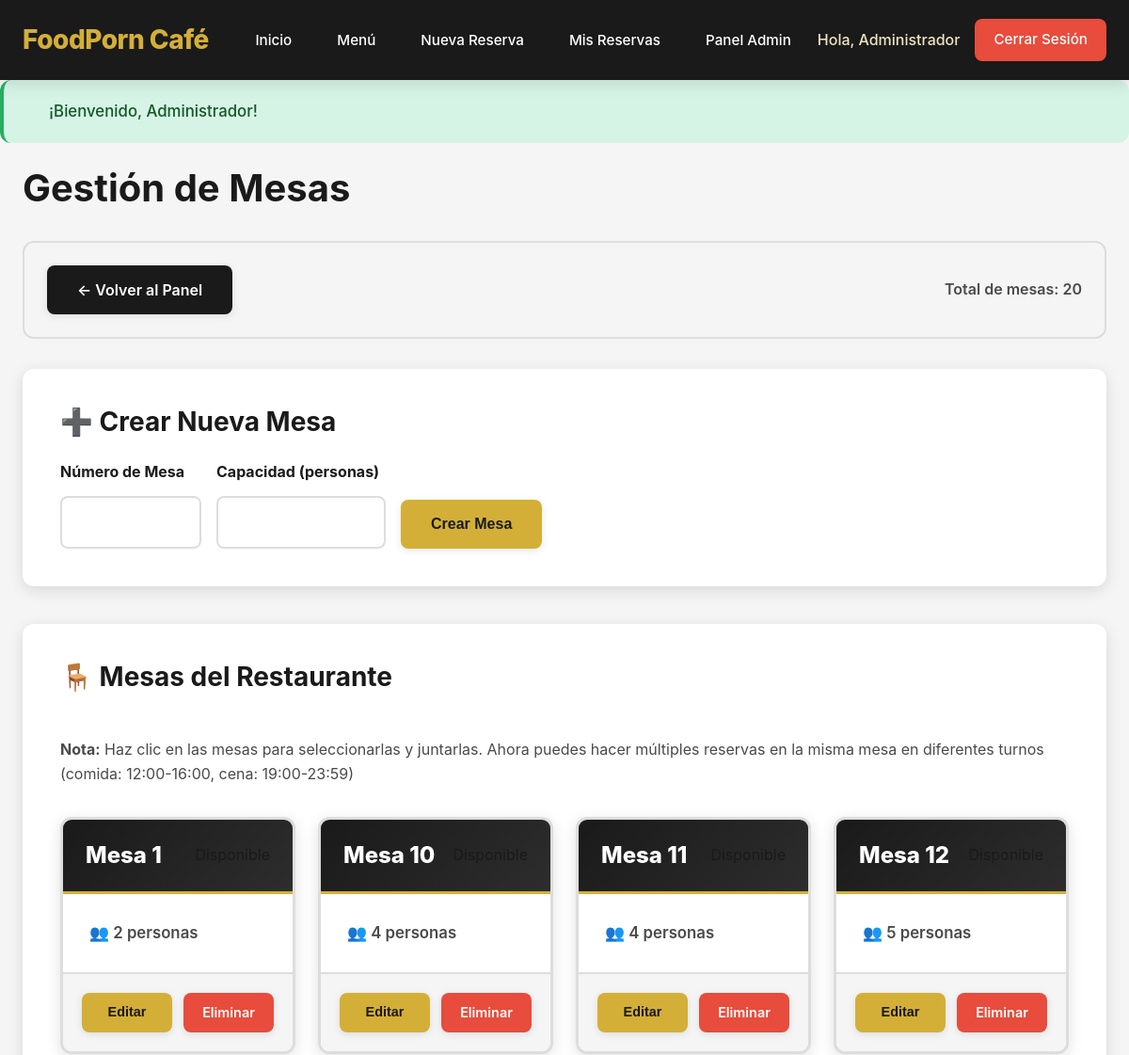
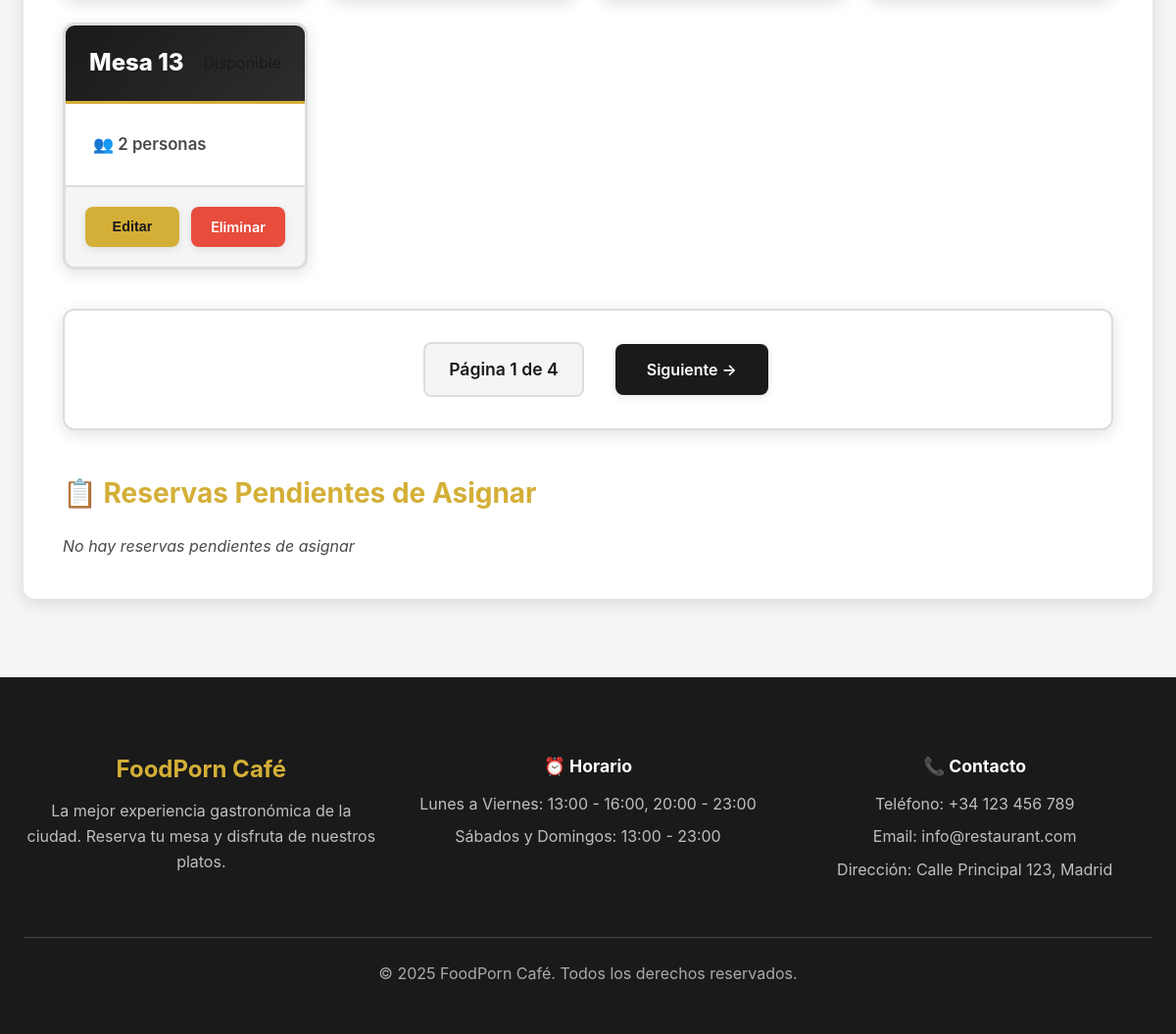
Screenshot of /admin/mesas (signed in) with the database file from the repository (2 pictures, top to bottom).
### tables this page shows
CREATE TABLE IF NOT EXISTS mesas (
    id INT AUTO_INCREMENT PRIMARY KEY,
    numero VARCHAR(50) NOT NULL UNIQUE,
    capacidad INT NOT NULL,
    estado ENUM('disponible', 'ocupada', 'reservada') DEFAULT 'disponible',
    posicion_x INT DEFAULT 0,
    posicion_y INT DEFAULT 0,
    activa BOOLEAN DEFAULT TRUE,
    es_agrupada BOOLEAN DEFAULT FALSE,
    fecha_creacion TIMESTAMP DEFAULT CURRENT_TIMESTAMP,
    INDEX idx_estado (estado),
    INDEX idx_activa (activa)
);

### src/controllers/MesaController.php (called while the page is built, shortened)
<?php
class MesaController {
    private $mesaModel;
    public function __construct() {
        $this->mesaModel = new Mesa();
    }
    public function gestionMesas() {
        $paginaActual = isset($_GET['pagina']) ? max(1, (int)$_GET['pagina']) : 1;
        $mesasPorPagina = 5;
        $offset = ($paginaActual - 1) * $mesasPorPagina;
        $orden = $_GET['orden'] ?? 'numero';
        $direccion = $_GET['direccion'] ?? 'ASC';
        $mesas = $this->mesaModel->obtenerTodasPaginadas($mesasPorPagina, $offset, $orden, $direccion);
        $totalMesas = $this->mesaModel->contarActivas();
        $totalPaginas = ceil($totalMesas / $mesasPorPagina);
        require_once SRC_PATH . '/views/admin/mesas/gestion.php';
        require_once SRC_PATH . '/views/layout/footer.php';
    }
}

### public/index.php (called while the page is built, shortened)
<?php
require_once SRC_PATH . '/config/database.php';
require_once SRC_PATH . '/models/Mesa.php';
require_once SRC_PATH . '/controllers/AdminController.php';
require_once SRC_PATH . '/controllers/MesaController.php';
$uri = $_SERVER['REQUEST_URI'];
handleRoute($uri);

### src/config/database.php (called while the page is built, shortened)
<?php
class Database {
    private static $instance = null;
    private $connection;
    private function __construct() {
        $host = $_ENV['DB_HOST'] ?? 'mysql';
        $dbname = $_ENV['DB_NAME'] ?? 'restaurant_db';
        $username = $_ENV['DB_USER'] ?? 'restaurant_user';
        $password = $_ENV['DB_PASSWORD'] ?? 'restaurant_pass123';
        try {
            $dsn = "mysql:host=$host;dbname=$dbname;charset=utf8mb4";
            $options = [
                PDO::ATTR_ERRMODE => PDO::ERRMODE_EXCEPTION,
                PDO::ATTR_DEFAULT_FETCH_MODE => PDO::FETCH_ASSOC,
                PDO::ATTR_EMULATE_PREPARES => false,
                PDO::MYSQL_ATTR_INIT_COMMAND => "SET NAMES utf8mb4 COLLATE utf8mb4_unicode_ci"
            ];
            $this->connection = new PDO($dsn, $username, $password, $options);
        } catch (PDOException $e) {
            die("Error de conexión a la base de datos: " . $e->getMessage());
        }
    }
    public static function getInstance() {
        if (self::$instance === null) {
            self::$instance = new self();
        }
        return self::$instance;
    }
    public function getConnection() {
        return $this->connection;
    }
}

### src/models/Mesa.php (called while the page is built, shortened)
<?php
class Mesa {
    private $db;
    public function __construct() {
        $this->db = Database::getInstance()->getConnection();
    }
    public function contarActivas() {
        $sql = "SELECT COUNT(*) as total FROM mesas WHERE activa = TRUE";
        $stmt = $this->db->query($sql);
        $result = $stmt->fetch();
        return $result['total'];
    }
    public function obtenerTodasPaginadas($limite = 10, $offset = 0, $orden = 'numero', $direccion = 'ASC') {
        $ordenesPermitidos = ['numero', 'capacidad', 'estado', 'id'];
        $direccionesPermitidas = ['ASC', 'DESC'];
        $sql = "SELECT * FROM mesas WHERE activa = TRUE ORDER BY $orden $direccion LIMIT :limite OFFSET :offset";
        $stmt = $this->db->prepare($sql);
        $stmt->bindValue(':limite', $limite, PDO::PARAM_INT);
        $stmt->bindValue(':offset', $offset, PDO::PARAM_INT);
        $stmt->execute();
        return $stmt->fetchAll();
    }
}

### src/views/admin/mesas/gestion.php (the view, shortened to what this page needs)
<?php
include SRC_PATH . '/views/layout/header.php';
?>
<div class="container">
    <h1 style="font-size: 2.5rem; margin-bottom: 2rem; color: var(--text-primary);">Gestión de Mesas</h1>
    <div class="actions-bar">
        <a href="<?php echo APP_URL; ?>/admin" class="btn btn-secondary">← Volver al Panel</a>
        <span style="color: var(--text-secondary); font-weight: 600;">Total de mesas: <?php echo $totalMesas; ?></span>
    </div>
    <div class="mesas-container fade-in">
        <h3>➕ Crear Nueva Mesa</h3>
        <form action="<?php echo APP_URL; ?>/admin/mesas/crear" method="POST" style="display: flex; gap: 1rem; align-items: end; flex-wrap: wrap;">
            <div class="form-group" style="margin-bottom: 0; flex: 0 0 150px;">
                <label for="numero">Número de Mesa</label>
                <input type="number" id="numero" name="numero" min="1" required>
            </div>
            <div class="form-group" style="margin-bottom: 0; flex: 0 0 180px;">
                <label for="capacidad">Capacidad (personas)</label>
                <input type="number" id="capacidad" name="capacidad" min="1" required>
            </div>
            <button type="submit" class="btn btn-primary">Crear Mesa</button>
        </form>
    </div>
    <div class="mesas-container fade-in">
        <div style="display: flex; justify-content: space-between; align-items: center; margin-bottom: 1.5rem;">
            <h3>🪑 Mesas del Restaurante</h3>
        </div>
        <p style="color: var(--text-secondary); margin-bottom: 1.5rem; line-height: 1.6;">
            <strong>Nota:</strong> Haz clic en las mesas para seleccionarlas y juntarlas. Ahora puedes hacer múltiples reservas en la misma mesa en diferentes turnos (comida: 12:00-16:00, cena: 19:00-23:59)
        </p>
        <div class="mesas-grid">
            <?php
            foreach ($mesas as $mesa):
            ?>
                <div class="mesa-card" data-mesa-id="<?php echo $mesa['id']; ?>" onclick="toggleMesaSeleccion(<?php echo $mesa['id']; ?>)">
                    <div class="mesa-card-header">
                        <h4>Mesa <?php echo htmlspecialchars($mesa['numero']); ?></h4>
                        <span class="badge badge-<?php echo $mesa['estado']; ?>">
                        </span>
                    </div>
                    <div class="mesa-card-body">
                        <div class="mesa-info">
                            <span class="mesa-capacidad">👥 <?php echo $mesa['capacidad']; ?> personas</span>
                        </div>
                    </div>
                    <div class="mesa-card-actions" onclick="event.stopPropagation();">
                        <button class="btn btn-small btn-primary" onclick="editarMesa(<?php echo $mesa['id']; ?>, '<?php echo htmlspecialchars($mesa['numero']); ?>')">
                            Editar
                        </button>
                        <a href="<?php echo APP_URL; ?>/admin/mesas/eliminar/<?php echo $mesa['id']; ?>"
                           class="btn btn-small btn-danger"
                           onclick="return confirm('¿Eliminar esta mesa?')">
                            Eliminar
                        </a>
                    </div>
                </div>
            <?php endforeach; ?>
        </div>
        <?php if ($totalPaginas > 1): ?>
            <div class="pagination">
                <span style="margin: 0 1rem; color: var(--text-primary); font-weight: 600;">
                    Página <?php echo $paginaActual; ?> de <?php echo $totalPaginas; ?>
                </span>
                <?php if ($paginaActual < $totalPaginas): ?>
                    <a href="?pagina=<?php echo $paginaActual + 1; ?>&orden=<?php echo $orden; ?>&direccion=<?php echo $direccion; ?>" class="btn btn-secondary">
                        Siguiente →
                    </a>
                <?php endif; ?>
            </div>
        <?php endif; ?>
        <div style="margin-top: 3rem;">
            <h3 style="color: var(--primary-color); margin-bottom: 1.5rem;">📋 Reservas Pendientes de Asignar</h3>
            <?php
            $reservasSinMesa = [];
            if (empty($reservasSinMesa)): ?>
                <p style="color: var(--text-secondary); font-style: italic;">No hay reservas pendientes de asignar</p>
            <?php endif; ?>
        </div>
    </div>
</div>
<?php include SRC_PATH . '/views/layout/footer.php'; ?>

### rows the page displays
mesas: numero "1", capacidad "2"
mesas: numero "10", capacidad "4"
mesas: numero "11", capacidad "4"
mesas: numero "12", capacidad "5"
mesas: numero "13", capacidad "2"

### other values shown
APP_NAME "FoodPorn Café"
$_SESSION['usuario_nombre'] "Administrador"
$flashMessage['message'] "¡Bienvenido, Administrador!"
$totalMesas "20"
$paginaActual "1"
$totalPaginas "4"
